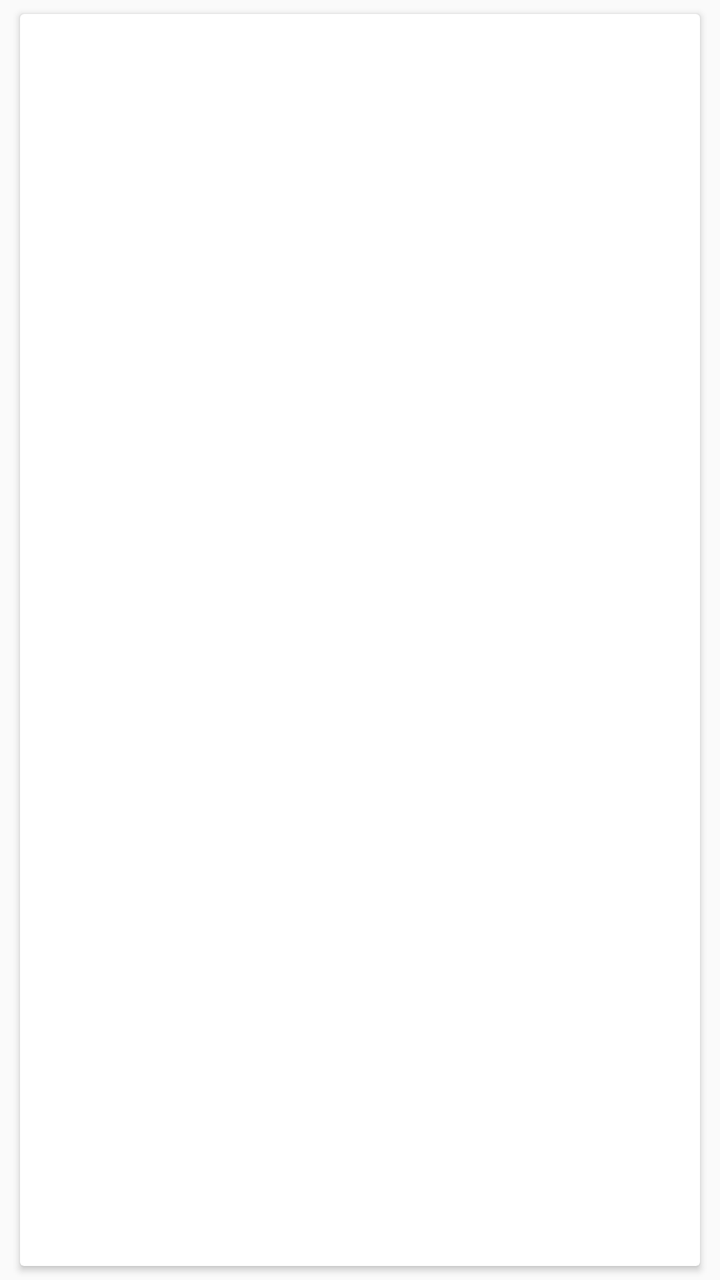
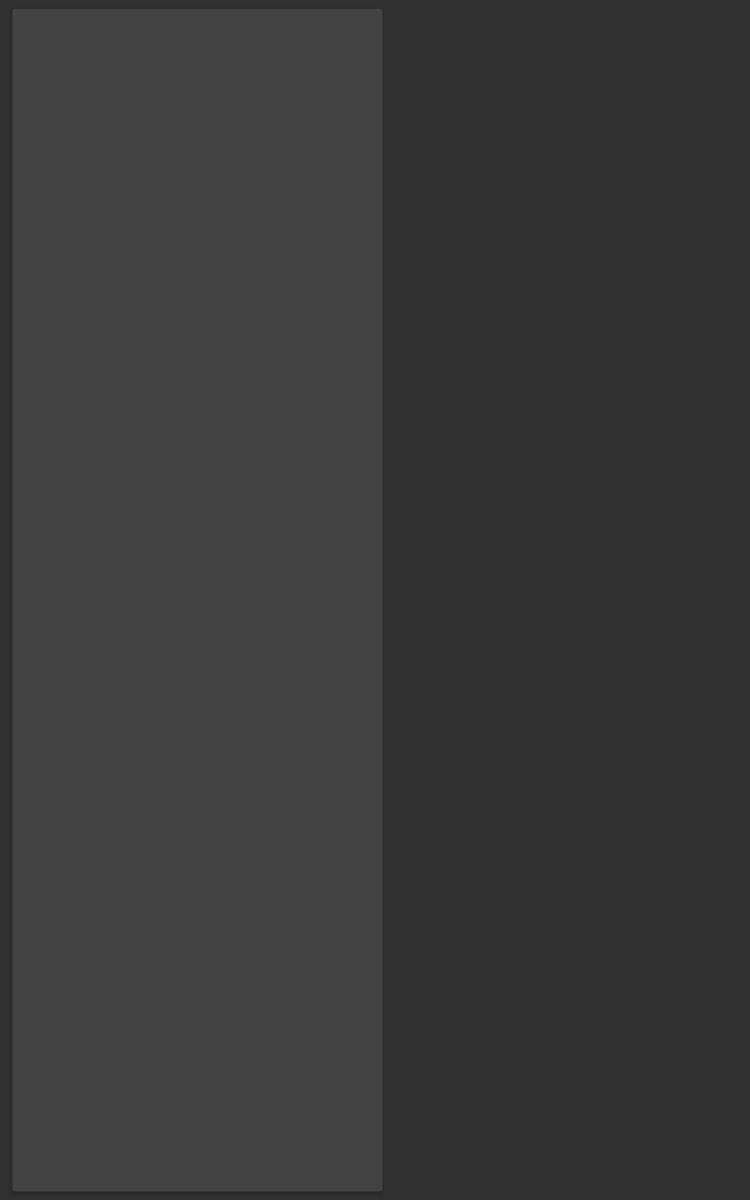

First picture: res/layout/ on a phone held upright. Second picture: the repository's own variant of that layout, on a device whose configuration matches the variant's folder. Source for both follows.
<!-- AndroidManifest.xml: application theme AppTheme -->
<!-- res/layout/books_list_item.xml -->
<?xml version="1.0" encoding="utf-8"?>
<android.support.v7.widget.CardView xmlns:android="http://schemas.android.com/apk/res/android"
    xmlns:app="http://schemas.android.com/apk/res-auto"
    android:layout_width="match_parent"
    android:layout_height="wrap_content"
    android:layout_marginBottom="@dimen/result_vertical_margin"
    android:layout_marginEnd="@dimen/result_item_horizontal_margin"
    android:layout_marginLeft="@dimen/result_item_horizontal_margin"
    android:layout_marginRight="@dimen/result_item_horizontal_margin"
    android:layout_marginStart="@dimen/result_item_horizontal_margin"
    android:layout_marginTop="@dimen/result_vertical_margin"
    app:cardPreventCornerOverlap="false"
    app:cardUseCompatPadding="true">

    <RelativeLayout
        android:layout_width="match_parent"
        android:layout_height="match_parent"
        android:padding="@dimen/item_image_padding">

        <ImageView
            android:id="@+id/image"
            android:layout_width="100dp"
            android:layout_height="150dp"
            android:contentDescription="@string/book_image_desc" />

        <TextView
            android:id="@+id/title"
            android:layout_width="wrap_content"
            android:layout_height="wrap_content"
            android:layout_marginLeft="@dimen/activity_horizontal_margin"
            android:layout_marginStart="@dimen/activity_horizontal_margin"
            android:layout_toEndOf="@id/image"
            android:layout_toRightOf="@id/image"
            android:textColor="#000000"
            android:textSize="20sp" />

        <TextView
            android:id="@+id/authors"
            android:layout_width="wrap_content"
            android:layout_height="wrap_content"
            android:layout_alignParentBottom="true"
            android:layout_alignParentEnd="true"
            android:layout_alignParentRight="true"
            android:layout_below="@id/title"
            android:textColor="#727272"
            android:textSize="14sp" />
    </RelativeLayout>
</android.support.v7.widget.CardView>
<!-- resources referenced by this layout -->
<resources>
  <dimen name="activity_horizontal_margin">16dp</dimen>
  <dimen name="item_image_padding">8dp</dimen>
  <dimen name="result_item_horizontal_margin">8dp</dimen>
  <dimen name="result_vertical_margin">4dp</dimen>
  <string name="book_image_desc">Book Image</string>
  <!-- from res/values-v21/ -->
  <style name="AppTheme" parent="Theme.AppCompat.Light.NoActionBar">
          <item name="colorPrimary">@color/primary</item>
          <item name="colorPrimaryDark">@color/primary_dark</item>
          <item name="colorAccent">@color/accent</item>
          <item name="android:actionModeShareDrawable">@drawable/share_24dp</item>
      </style>
  <color name="primary">#673AB7</color>
  <color name="primary_dark">#512DA8</color>
  <color name="accent">#FF9800</color>
</resources>
<!-- res/layout-sw600dp-port/books_list_item.xml (the repository's variant of the layout above) -->
<!-- drawn on a 7-inch tablet held upright -->
<?xml version="1.0" encoding="utf-8"?>
<android.support.v7.widget.CardView xmlns:android="http://schemas.android.com/apk/res/android"
    xmlns:app="http://schemas.android.com/apk/res-auto"
    android:layout_width="300dp"
    android:layout_height="wrap_content"
    android:layout_marginBottom="@dimen/result_vertical_margin"
    android:layout_marginEnd="8dp"
    android:layout_marginLeft="8dp"
    android:layout_marginRight="8dp"
    android:layout_marginStart="8dp"
    android:layout_marginTop="@dimen/result_vertical_margin"
    app:cardPreventCornerOverlap="false"
    app:cardUseCompatPadding="true">

    <RelativeLayout
        android:layout_width="match_parent"
        android:layout_height="match_parent"
        android:padding="@dimen/item_image_padding">

        <ImageView
            android:id="@+id/image"
            android:layout_width="100dp"
            android:layout_height="150dp"
            android:contentDescription="@string/book_image_desc" />

        <TextView
            android:id="@+id/title"
            android:layout_width="wrap_content"
            android:layout_height="wrap_content"
            android:layout_marginLeft="@dimen/activity_horizontal_margin"
            android:layout_marginStart="@dimen/activity_horizontal_margin"
            android:layout_toEndOf="@id/image"
            android:layout_toRightOf="@id/image"
            android:textColor="#000000"
            android:textSize="20sp" />

        <TextView
            android:id="@+id/authors"
            android:layout_width="wrap_content"
            android:layout_height="wrap_content"
            android:layout_alignLeft="@id/title"
            android:layout_alignStart="@id/title"
            android:layout_alignParentBottom="true"
            android:textColor="#727272"
            android:textSize="14sp" />
    </RelativeLayout>
</android.support.v7.widget.CardView>
<!-- resources referenced by the variant -->
<!-- as a 7-inch tablet held upright resolves them -->
<resources>
  <!-- from res/values-sw600dp/ -->
  <dimen name="activity_horizontal_margin">32dp</dimen>
  <dimen name="item_image_padding">8dp</dimen>
  <dimen name="result_vertical_margin">4dp</dimen>
  <string name="book_image_desc">Book Image</string>
  <!-- from res/values-sw600dp/ -->
  <style name="AppTheme" parent="Theme.AppCompat.NoActionBar">
          <item name="colorPrimary">@color/primary</item>
          <item name="colorPrimaryDark">@color/primary_dark</item>
          <item name="colorAccent">@color/accent</item>
          <item name="android:textColorSecondary">@color/secondary_text</item>
      </style>
  <color name="primary">#673AB7</color>
  <color name="primary_dark">#512DA8</color>
  <color name="accent">#FF9800</color>
  <!-- from res/values-sw600dp/ -->
  <color name="secondary_text">#727272</color>
</resources>
